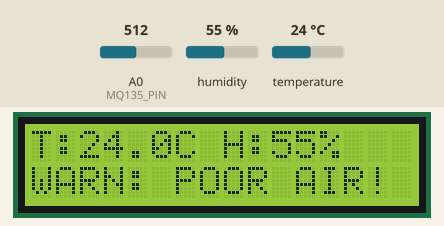
This sketch was run on a simulated Arduino Uno, built with avr-gcc and run on an emulated ATmega328P. On the bench: 16×2 character LCD. The test bench sets the inputs (shaded band); at power-on: temperature 24 °C, humidity 55 %, A0 (MQ135_PIN) = 512.

Above: at 3.2 s.
3.3 s: temperature set to 29 °C
At 5.0 s:
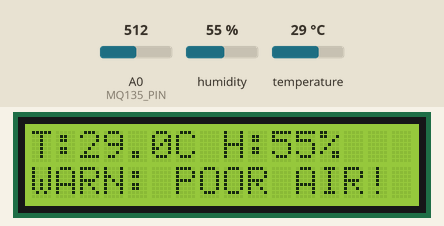
6.0 s: temperature set to 32 °C
At 7.3 s:
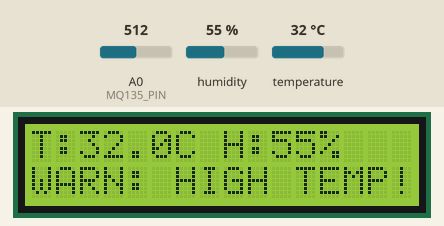
8.7 s: humidity set to 22 %
At 10.7 s:
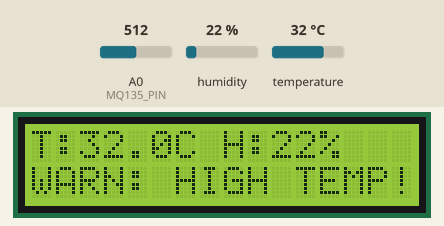
11.8 s: humidity set to 40 %
At 13.0 s:
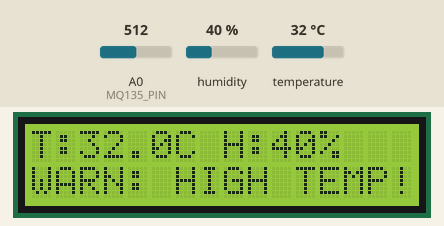
Timing chart, 0 to 14.8 s (numbered marks = the images above; inputs shaded):
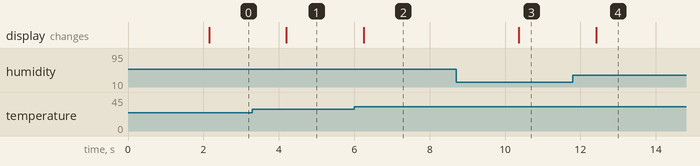

The sketch:

main.ino.ino
```cpp
#include <Wire.h>
#include <LiquidCrystal_I2C.h>
#include <DHT.h>

// 1. Setup pins and sensor types
#define DHTPIN 2          // DHT11 data pin is connected to Digital Pin 2
#define DHTTYPE DHT11     // Tell the code we are using a DHT11 sensor
#define MQ135_PIN A0      // MQ-135 analog pin is connected to A0

// 2. Setup safe limits (Thresholds) for studio
float maxTemp = 30.0;     // Warn if temperature goes above 30°C
int maxAir = 400;         // Warn if air quality reading goes above 400

// 3. Initialize LCD (Address 0x27, 16 columns, 2 rows) and DHT sensor
LiquidCrystal_I2C lcd(0x27, 16, 2);
DHT dht(DHTPIN, DHTTYPE);

void setup() {
  lcd.init();             // Start the LCD
  lcd.backlight();        // Turn on the LCD light
  dht.begin();            // Start the DHT11 sensor

  // Show welcome message for 2 seconds
  lcd.setCursor(0, 0);
  lcd.print("Studio Monitor");
  lcd.setCursor(0, 1);
  lcd.print("Starting up...");
  delay(2000);
  lcd.clear();
}

void loop() {
  // Read values from both sensors
  float temp = dht.readTemperature();   // Reads Temperature in Celsius
  float hum = dht.readHumidity();       // Reads Humidity in %
  int air = analogRead(MQ135_PIN);      // Reads Air Quality (0 to 1023)

  // Check if DHT11 failed to read
  if (isnan(temp) or isnan(hum)) {
    lcd.setCursor(0, 0);
    lcd.print("DHT11 Error!    ");
    delay(2000);
    return;
  }

  // Show live readings on the LCD
  lcd.setCursor(0, 0);    // Top row
  lcd.print("T:");
  lcd.print(temp, 1);     // 1 decimal place (e.g., 26.5)
  lcd.print("C H:");
  lcd.print((int)hum);    // Whole number (e.g., 55%)
  lcd.print("%  ");

  lcd.setCursor(0, 1);    // Bottom row
  // Check if any reading crosses our safe studio threshold
  if (temp > maxTemp) {
    lcd.print("WARN: HIGH TEMP!");
  }
  else if (air > maxAir) {
    lcd.print("WARN: POOR AIR! ");
  }
  else {
    lcd.print("Air:");
    lcd.print(air);
    lcd.print(" [OK]   ");
  }

  delay(2000);            // Wait 2 seconds before updating
}
```

Measured:
- the behaviour switches between 30 and 31 °C on temperature (found by bisection; images 1 and 2)
- after the input at 3.3 s, the display: changes after 0.90 s (image 1)
- after the input at 6.0 s, the display: changes after 0.26 s (image 2)
- after the input at 8.7 s, the display: changes after 1.7 s (image 3)
- after the input at 11.8 s, the display: changes after 0.62 s (image 4)
